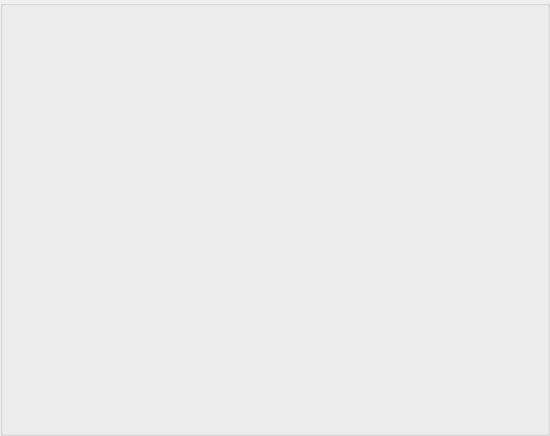
<?xml version="1.0" encoding="UTF-8"?>
<ui version="4.0">
 <class>ecuManager2</class>
 <widget class="QGroupBox" name="ecuManager2">
  <property name="geometry">
   <rect>
    <x>0</x>
    <y>0</y>
    <width>550</width>
    <height>436</height>
   </rect>
  </property>
  <property name="windowTitle">
   <string>GroupBox</string>
  </property>
  <widget class="QWidget" name="widget" native="true">
   <property name="geometry">
    <rect>
     <x>160</x>
     <y>190</y>
     <width>120</width>
     <height>80</height>
    </rect>
   </property>
  </widget>
 </widget>
 <resources/>
 <connections/>
</ui>
